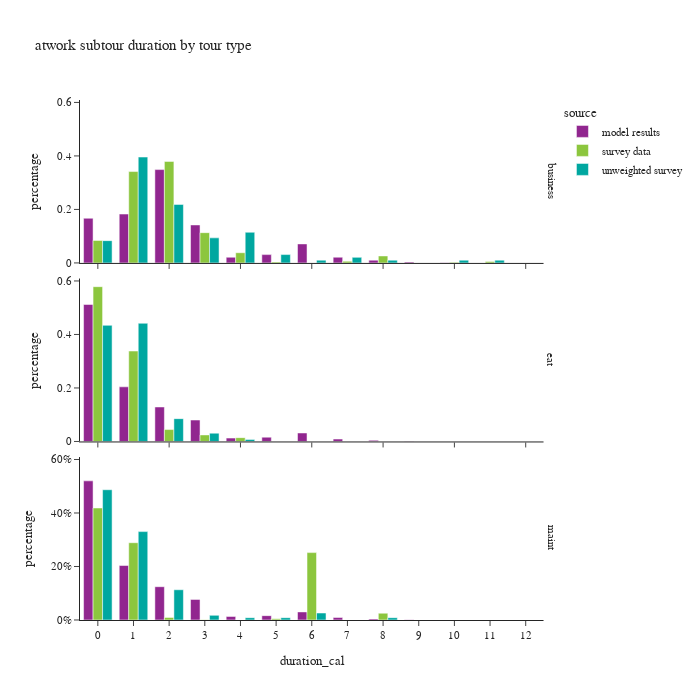

Here is the notebook cell this chart was saved with:
### Code cell
df_plot = atwork_subtour.groupby(['source','tour_type','duration_cal'])[['tour_weight']].sum().reset_index()
df_plot['percentage'] = df_plot.groupby(['source','tour_type'], group_keys=False)['tour_weight']. \
    apply(lambda x: x / float(x.sum()))

fig = px.bar(df_plot, x="duration_cal", y="percentage", color="source",barmode="group",
             facet_row='tour_type',
             title="atwork subtour duration by tour type")
fig.for_each_annotation(lambda a: a.update(text = a.text.split("=")[-1]))
fig.update_layout(height=700, width=700, yaxis=dict(tickformat=".0%"), xaxis=dict(dtick="1"))
fig.show()

### Figure 1 — Plotly figure (JSON) as saved in the notebook; plotly's stock layout.template omitted (floating-point values rounded to 4 significant figures)
{"data": [{"alignmentgroup": "True", "hovertemplate": "source=model results<br>tour_type=business<br>duration_cal=%{x}<br>percentage=%{y}<extra></extra>", "legendgroup": "model results", "marker": {"color": "#91268F", "pattern": {"shape": ""}}, "name": "model results", "offsetgroup": "model results", "orientation": "v", "showlegend": true, "textposition": "auto", "type": "bar", "x": [0.0, 1.0, 2.0, 3.0, 4.0, 5.0, 6.0, 7.0, 8.0, 9.0, 10.0, 11.0, 12.0], "xaxis": "x3", "y": [0.167, 0.1827, 0.349, 0.142, 0.02125, 0.03113, 0.07106, 0.02133, 0.01036, 0.003167, 0.0008963, 1.992e-05, 3.983e-05], "yaxis": "y3"}, {"alignmentgroup": "True", "hovertemplate": "source=model results<br>tour_type=eat<br>duration_cal=%{x}<br>percentage=%{y}<extra></extra>", "legendgroup": "model results", "marker": {"color": "#91268F", "pattern": {"shape": ""}}, "name": "model results", "offsetgroup": "model results", "orientation": "v", "showlegend": false, "textposition": "auto", "type": "bar", "x": [0.0, 1.0, 2.0, 3.0, 4.0, 5.0, 6.0, 7.0, 8.0, 9.0, 10.0, 11.0], "xaxis": "x2", "y": [0.5121, 0.2042, 0.1289, 0.08007, 0.01266, 0.016, 0.0317, 0.008956, 0.004168, 0.0009468, 0.0002468, 2.244e-05], "yaxis": "y2"}, {"alignmentgroup": "True", "hovertemplate": "source=model results<br>tour_type=maint<br>duration_cal=%{x}<br>percentage=%{y}<extra></extra>", "legendgroup": "model results", "marker": {"color": "#91268F", "pattern": {"shape": ""}}, "name": "model results", "offsetgroup": "model results", "orientation": "v", "showlegend": false, "textposition": "auto", "type": "bar", "x": [0.0, 1.0, 2.0, 3.0, 4.0, 5.0, 6.0, 7.0, 8.0, 9.0, 10.0], "xaxis": "x", "y": [0.5201, 0.2036, 0.1245, 0.07706, 0.01331, 0.01626, 0.03022, 0.009525, 0.004205, 0.001058, 0.0001392], "yaxis": "y"}, {"alignmentgroup": "True", "hovertemplate": "source=survey data<br>tour_type=business<br>duration_cal=%{x}<br>percentage=%{y}<extra></extra>", "legendgroup": "survey data", "marker": {"color": "#8CC63E", "pattern": {"shape": ""}}, "name": "survey data", "offsetgroup": "survey data", "orientation": "v", "showlegend": true, "textposition": "auto", "type": "bar", "x": [0.0, 1.0, 2.0, 3.0, 4.0, 5.0, 6.0, 7.0, 8.0, 10.0, 11.0], "xaxis": "x3", "y": [0.08421, 0.3416, 0.3796, 0.1131, 0.03813, 0.00355, 0.0, 0.006406, 0.02616, 0.002222, 0.005031], "yaxis": "y3"}, {"alignmentgroup": "True", "hovertemplate": "source=survey data<br>tour_type=eat<br>duration_cal=%{x}<br>percentage=%{y}<extra></extra>", "legendgroup": "survey data", "marker": {"color": "#8CC63E", "pattern": {"shape": ""}}, "name": "survey data", "offsetgroup": "survey data", "orientation": "v", "showlegend": false, "textposition": "auto", "type": "bar", "x": [0.0, 1.0, 2.0, 3.0, 4.0], "xaxis": "x2", "y": [0.5786, 0.3381, 0.04453, 0.02451, 0.01424], "yaxis": "y2"}, {"alignmentgroup": "True", "hovertemplate": "source=survey data<br>tour_type=maint<br>duration_cal=%{x}<br>percentage=%{y}<extra></extra>", "legendgroup": "survey data", "marker": {"color": "#8CC63E", "pattern": {"shape": ""}}, "name": "survey data", "offsetgroup": "survey data", "orientation": "v", "showlegend": false, "textposition": "auto", "type": "bar", "x": [0.0, 1.0, 2.0, 3.0, 4.0, 5.0, 6.0, 8.0], "xaxis": "x", "y": [0.4187, 0.2889, 0.00968, 0.00113, 0.0, 0.004234, 0.2519, 0.02541], "yaxis": "y"}, {"alignmentgroup": "True", "hovertemplate": "source=unweighted survey<br>tour_type=business<br>duration_cal=%{x}<br>percentage=%{y}<extra></extra>", "legendgroup": "unweighted survey", "marker": {"color": "#00A7A0", "pattern": {"shape": ""}}, "name": "unweighted survey", "offsetgroup": "unweighted survey", "orientation": "v", "showlegend": true, "textposition": "auto", "type": "bar", "x": [0.0, 1.0, 2.0, 3.0, 4.0, 5.0, 6.0, 7.0, 8.0, 10.0, 11.0], "xaxis": "x3", "y": [0.08333, 0.3958, 0.2188, 0.09375, 0.1146, 0.03125, 0.01042, 0.02083, 0.01042, 0.01042, 0.01042], "yaxis": "y3"}, {"alignmentgroup": "True", "hovertemplate": "source=unweighted survey<br>tour_type=eat<br>duration_cal=%{x}<br>percentage=%{y}<extra></extra>", "legendgroup": "unweighted survey", "marker": {"color": "#00A7A0", "pattern": {"shape": ""}}, "name": "unweighted survey", "offsetgroup": "unweighted survey", "orientation": "v", "showlegend": false, "textposition": "auto", "type": "bar", "x": [0.0, 1.0, 2.0, 3.0, 4.0], "xaxis": "x2", "y": [0.4341, 0.4419, 0.08527, 0.03101, 0.007752], "yaxis": "y2"}, {"alignmentgroup": "True", "hovertemplate": "source=unweighted survey<br>tour_type=maint<br>duration_cal=%{x}<br>percentage=%{y}<extra></extra>", "legendgroup": "unweighted survey", "marker": {"color": "#00A7A0", "pattern": {"shape": ""}}, "name": "unweighted survey", "offsetgroup": "unweighted survey", "orientation": "v", "showlegend": false, "textposition": "auto", "type": "bar", "x": [0.0, 1.0, 2.0, 3.0, 4.0, 5.0, 6.0, 8.0], "xaxis": "x", "y": [0.487, 0.3304, 0.113, 0.01739, 0.008696, 0.008696, 0.02609, 0.008696], "yaxis": "y"}], "layout": {"annotations": [{"font": {}, "showarrow": false, "text": "maint", "textangle": 90, "x": 0.98, "xanchor": "left", "xref": "paper", "y": 0.1567, "yanchor": "middle", "yref": "paper"}, {"font": {}, "showarrow": false, "text": "eat", "textangle": 90, "x": 0.98, "xanchor": "left", "xref": "paper", "y": 0.5, "yanchor": "middle", "yref": "paper"}, {"font": {}, "showarrow": false, "text": "business", "textangle": 90, "x": 0.98, "xanchor": "left", "xref": "paper", "y": 0.8433, "yanchor": "middle", "yref": "paper"}], "barmode": "group", "height": 700, "legend": {"title": {"text": "source"}, "tracegroupgap": 0}, "title": {"text": "atwork subtour duration by tour type"}, "width": 700, "xaxis": {"anchor": "y", "domain": [0.0, 0.98], "dtick": "1", "title": {"text": "duration_cal"}}, "xaxis2": {"anchor": "y2", "domain": [0.0, 0.98], "matches": "x", "showticklabels": false}, "xaxis3": {"anchor": "y3", "domain": [0.0, 0.98], "matches": "x", "showticklabels": false}, "yaxis": {"anchor": "x", "domain": [0.0, 0.3133], "tickformat": ".0%", "title": {"text": "percentage"}}, "yaxis2": {"anchor": "x2", "domain": [0.3433, 0.6567], "matches": "y", "title": {"text": "percentage"}}, "yaxis3": {"anchor": "x3", "domain": [0.6867, 1.0], "matches": "y", "title": {"text": "percentage"}}}}
